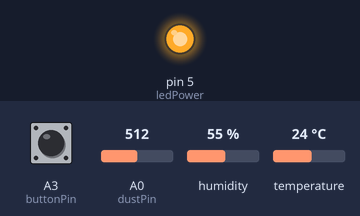
Simulated run of this sketch. Board: Arduino Uno, built with avr-gcc and run on an emulated ATmega328P. On the bench: output pins drawn as LEDs (lit = HIGH). Inputs (shaded band) come from the test bench; at power-on: A0 (dustPin) = 512, A3 (buttonPin) LOW, humidity 55 %, temperature 24 °C. What the sketch prints to the serial monitor is not drawn.

Above: at 0.1 s.
Timing chart, 0 to 1.6 s (numbered marks = the images above):
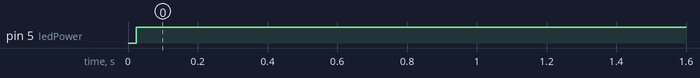

The sketch:

sketch_dec15b.ino
```cpp
#include <SimpleDHT.h>
#include <ArduinoJson.h>
StaticJsonDocument<200> json_doc;
char json_output[100];
DeserializationError json_error;
const char* payload_room;
const char* payload_msg;
const int buttonPin = A3;     // the number of the pushbutton pin
int buttonState = 0;
int killed_key = 0;
int pinDHT11 = 2;
SimpleDHT11 dht11;

int dustPin = 0;

float dustVal = 0;

int ledPower = 5;
int delayTime = 280;
int delayTime2 = 40;
float offTime = 9680;
void setup() {
  pinMode(buttonPin, INPUT);
  Serial.begin(115200);
  pinMode(ledPower, OUTPUT);
  pinMode(dustPin, INPUT);
}

void loop() {
  buttonState = digitalRead(buttonPin);
  byte temperature = 0;
  byte humidity = 0;
  int err = SimpleDHTErrSuccess;
  // start working...
  if ((err = dht11.read(pinDHT11, &temperature, &humidity, NULL)) != SimpleDHTErrSuccess) {
    Serial.print("Read DHT11 failed, err="); Serial.println(err); delay(1000);
    return;
  }
  digitalWrite(ledPower, LOW);
  delayMicroseconds(delayTime);
  dustVal = analogRead(dustPin);
  delayMicroseconds(delayTime2);
  digitalWrite(ledPower, HIGH);
  delayMicroseconds(offTime);
  float aqi = 0;
  if (dustVal > 36.455)
    aqi = (float(dustVal / 1024) - 0.0356) * 120000 * 0.035;
  if (buttonState == HIGH) {
    killed_key = 1;
  }
  json_doc["temp"] = temperature;
  json_doc["humidy"] = humidity;
  json_doc["killed_key"] = killed_key;
  json_doc["aqi"] = aqi;
  serializeJson(json_doc, json_output);
  Serial.println( json_output );
  //Serial.println( "string to json:" );
  delay(1000);
}
```

Measured:
- by itself, pin 5 (ledPower): LOW → HIGH at 0.02 s
